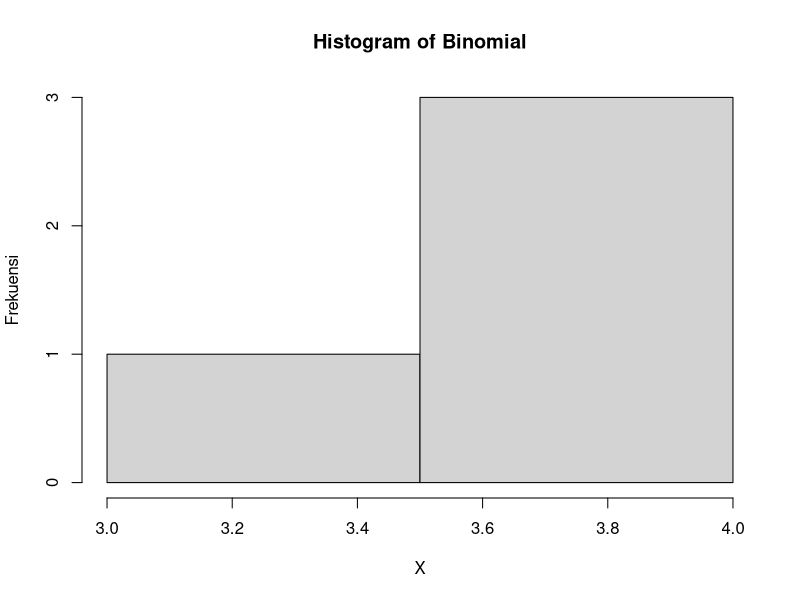

Write R code to recreate this figure.
n = 20
p = 0.2

# Poin A
x = 4
probability = dbinom(x, n, prob = p, log = FALSE)
probability

# Poin B
hist(rbinom(x, n, prob = p), xlab = "X", ylab = "Frekuensi", main = "Histogram of Binomial")

# Poin C
mean = n * (prob = p)
var = n * (prob = p) * (1 - (prob = p))
mean
var 
